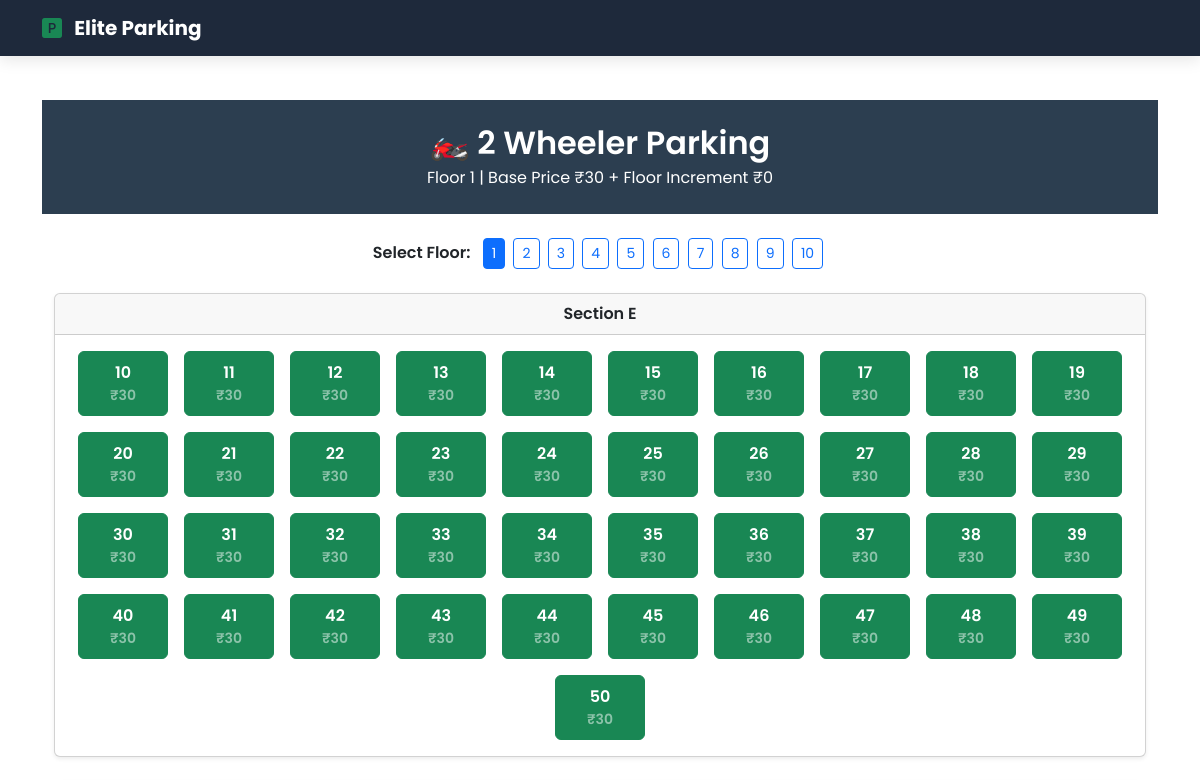
Before: /slots/BIKE/ (upper part) with the older database file.
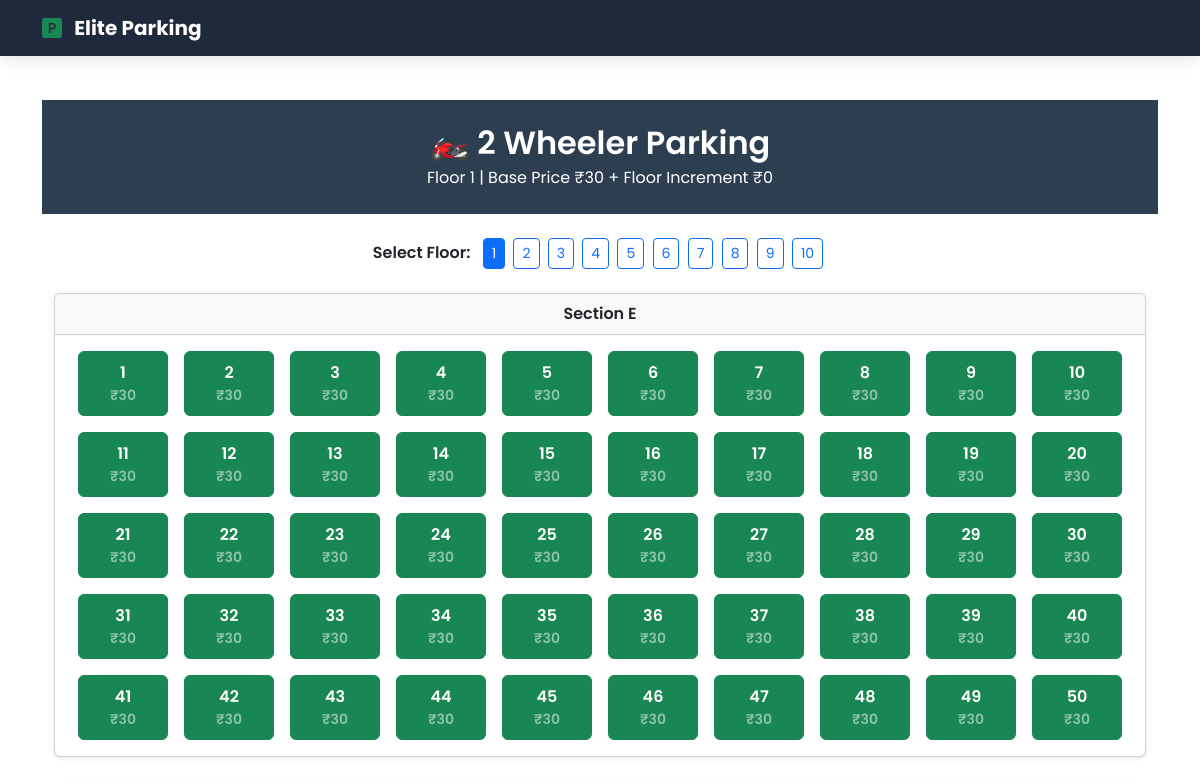
After: the same page with the newer database file.
### parking/models.py (models this page shows, shortened)
class Floor(models.Model):
    number = models.IntegerField(unique=True)
    price_increment = models.IntegerField(default=0)  # +5 per floor

class Slot(models.Model):
    floor = models.ForeignKey(Floor, on_delete=models.CASCADE)
    section = models.CharField(max_length=1)
    slot_number = models.IntegerField()
    vehicle_type = models.CharField(max_length=10)
    is_available = models.BooleanField(default=True)
    class Meta:
        unique_together = ("floor", "section", "slot_number")

### parking/views.py (the view)
# urls.py: path("slots/<str:vehicle_type>/", views.view_slots, name="view_slots"),
def view_slots(request, vehicle_type):
    try:
        floor_no = int(request.GET.get("floor", 1))
    except ValueError:
        floor_no = 1
    try:
        floor = get_object_or_404(Floor, number=floor_no)
    except Floor.DoesNotExist:
        floor = Floor.objects.first()
    slots = Slot.objects.filter(
        floor=floor, vehicle_type=vehicle_type, is_available=True
    ).order_by("section", "slot_number")
    floors = Floor.objects.order_by("number")
    config = ParkingConfig.objects.get(vehicle_type=vehicle_type.upper())
    base_price_for_type = config.base_price
    return render(
        request,
        "slots.html",
        {
            "slots": slots,
            "vehicle_type": vehicle_type.upper(),
            "floor": floor,
            "floors": floors,
            "base_price_for_type": base_price_for_type,
        },
    )

### templates/slots.html (shortened to what this page needs)
{% extends "base.html" %}
{% block content %}
<div class="text-center text-white py-4 mb-4"
     style="background:#2c3e50;">
    <h2 class="fw-semibold mb-1">
        {% if vehicle_type == 'CAR' %}🚗 4 Wheeler Parking{% else %}🏍️ 2 Wheeler Parking{% endif %}
    </h2>
    <p class="mb-0">
        Floor {{ floor.number }} |
        Base Price ₹{{ base_price_for_type }} +
        Floor Increment ₹{{ floor.price_increment }}
    </p>
</div>
<div class="container pb-4">
    <div class="text-center mb-4">
        <span class="fw-semibold me-2">Select Floor:</span>
        {% for f in floors %}
            <a href="?floor={{ f.number }}"
               class="btn btn-sm {% if f.number == floor.number %}btn-primary{% else %}btn-outline-primary{% endif %} me-1">
                {{ f.number }}
            </a>
        {% endfor %}
    </div>
    {% if slots %}
        {% regroup slots by section as section_list %}
        {% for section_group in section_list %}
            <div class="card mb-4 shadow-sm">
                <div class="card-header text-center fw-semibold">
                    Section {{ section_group.grouper }}
                </div>
                <div class="card-body">
                    <div class="d-flex flex-wrap justify-content-center gap-3">
                        {% for slot in section_group.list %}
                            {% if slot.is_available %}
                                <a href="{% url 'vehicle_form' slot.id %}"
                                   class="btn btn-success slot-btn">
                                    {{ slot.slot_number }}
                                    <div class="small text-white-50">
                                        ₹{{ slot.floor.price_increment|add:base_price_for_type }}
                                    </div>
                                </a>
                            {% endif %}
                        {% endfor %}
                    </div>
                </div>
            </div>
        {% endfor %}
    {% else %}
        <div class="alert alert-warning text-center">
            No slots available on this floor.
        </div>
    {% endif %}
</div>
{% endblock %}

Changed rows visible on the page:
now on this page (row edited): Slot: slot_number "1", floor.price_increment|add "30"
now on this page (row edited): Slot: slot_number "2", floor.price_increment|add "30"
now on this page (row edited): Slot: slot_number "3", floor.price_increment|add "30"
now on this page (row edited): Slot: slot_number "4", floor.price_increment|add "30"
now on this page (row edited): Slot: slot_number "5", floor.price_increment|add "30"
now on this page (row edited): Slot: slot_number "6", floor.price_increment|add "30"
now on this page (row edited): Slot: slot_number "7", floor.price_increment|add "30"
now on this page (row edited): Slot: slot_number "8", floor.price_increment|add "30"
now on this page (row edited): Slot: slot_number "9", floor.price_increment|add "30"
